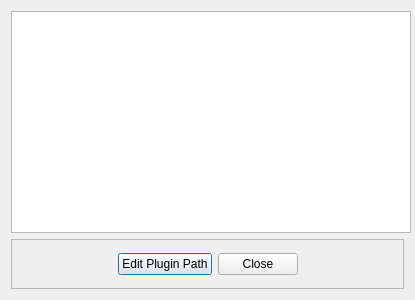
<?xml version="1.0" encoding="UTF-8"?>
<ui version="4.0">
 <class>GuiPluginManager</class>
 <widget class="QDialog" name="GuiPluginManager">
  <property name="geometry">
   <rect>
    <x>0</x>
    <y>0</y>
    <width>415</width>
    <height>300</height>
   </rect>
  </property>
  <property name="sizePolicy">
   <sizepolicy hsizetype="Preferred" vsizetype="Preferred">
    <horstretch>0</horstretch>
    <verstretch>0</verstretch>
   </sizepolicy>
  </property>
  <property name="minimumSize">
   <size>
    <width>400</width>
    <height>300</height>
   </size>
  </property>
  <property name="maximumSize">
   <size>
    <width>800</width>
    <height>400</height>
   </size>
  </property>
  <property name="windowTitle">
   <string>Plugins</string>
  </property>
  <property name="styleSheet">
   <string notr="true"/>
  </property>
  <layout class="QVBoxLayout" name="verticalLayout">
   <item>
    <widget class="QTableView" name="tableView_plugins">
     <property name="sizePolicy">
      <sizepolicy hsizetype="Preferred" vsizetype="Preferred">
       <horstretch>0</horstretch>
       <verstretch>0</verstretch>
      </sizepolicy>
     </property>
     <property name="minimumSize">
      <size>
       <width>400</width>
       <height>200</height>
      </size>
     </property>
     <property name="maximumSize">
      <size>
       <width>16777215</width>
       <height>16777215</height>
      </size>
     </property>
     <property name="selectionMode">
      <enum>QAbstractItemView::SingleSelection</enum>
     </property>
     <property name="selectionBehavior">
      <enum>QAbstractItemView::SelectRows</enum>
     </property>
    </widget>
   </item>
   <item>
    <widget class="QFrame" name="frame">
     <property name="sizePolicy">
      <sizepolicy hsizetype="Preferred" vsizetype="Fixed">
       <horstretch>0</horstretch>
       <verstretch>0</verstretch>
      </sizepolicy>
     </property>
     <property name="minimumSize">
      <size>
       <width>0</width>
       <height>50</height>
      </size>
     </property>
     <property name="maximumSize">
      <size>
       <width>16777215</width>
       <height>50</height>
      </size>
     </property>
     <property name="cursor">
      <cursorShape>ArrowCursor</cursorShape>
     </property>
     <property name="styleSheet">
      <string notr="true"/>
     </property>
     <property name="frameShape">
      <enum>QFrame::StyledPanel</enum>
     </property>
     <property name="frameShadow">
      <enum>QFrame::Raised</enum>
     </property>
     <layout class="QGridLayout" name="gridLayout">
      <item row="1" column="3">
       <spacer name="horizontalSpacer_2">
        <property name="orientation">
         <enum>Qt::Horizontal</enum>
        </property>
        <property name="sizeType">
         <enum>QSizePolicy::MinimumExpanding</enum>
        </property>
        <property name="sizeHint" stdset="0">
         <size>
          <width>40</width>
          <height>20</height>
         </size>
        </property>
       </spacer>
      </item>
      <item row="1" column="1">
       <widget class="QPushButton" name="pushButton_edit">
        <property name="text">
         <string>Edit Plugin Path</string>
        </property>
       </widget>
      </item>
      <item row="1" column="2">
       <widget class="QPushButton" name="pushButton_cancelPlugin">
        <property name="text">
         <string>Close</string>
        </property>
       </widget>
      </item>
      <item row="1" column="0">
       <spacer name="horizontalSpacer">
        <property name="orientation">
         <enum>Qt::Horizontal</enum>
        </property>
        <property name="sizeType">
         <enum>QSizePolicy::MinimumExpanding</enum>
        </property>
        <property name="sizeHint" stdset="0">
         <size>
          <width>40</width>
          <height>20</height>
         </size>
        </property>
       </spacer>
      </item>
     </layout>
    </widget>
   </item>
  </layout>
 </widget>
 <resources/>
 <connections/>
</ui>
